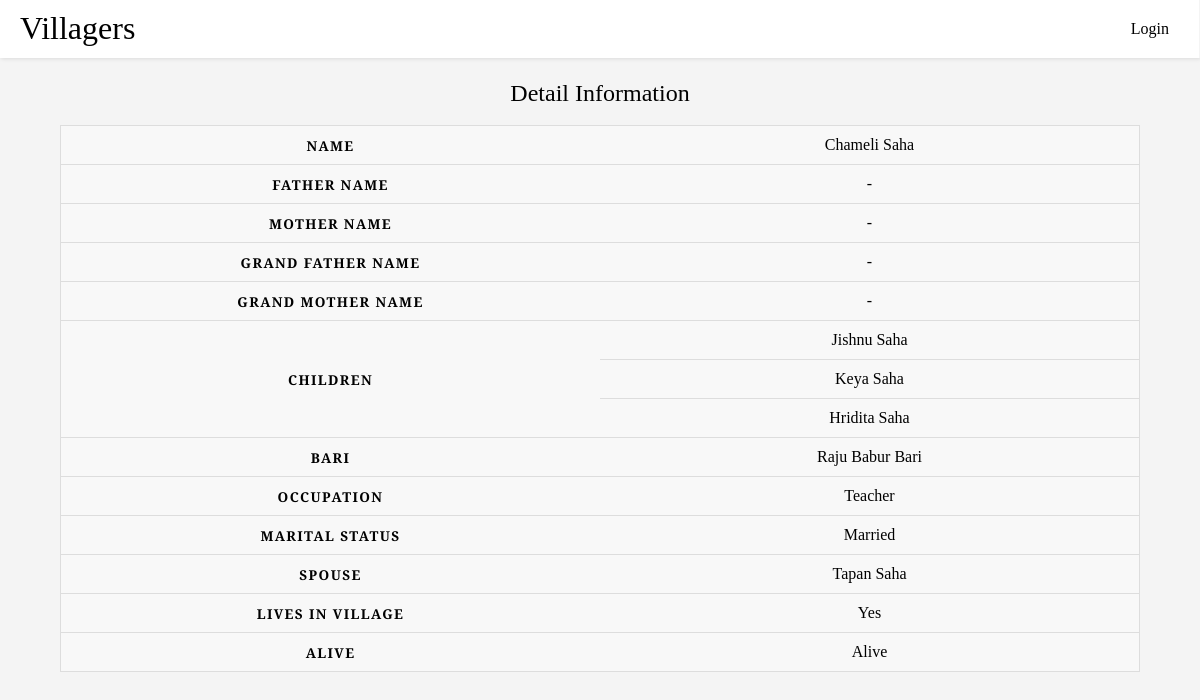
Screenshot of /3/ with the database file from the repository.
### villagers/models.py (models this page shows)
class Villager(models.Model):
    name = models.CharField(max_length=50, blank=False, null=False, help_text="গ্রামের বাইরের লোক যুক্ত করবেন না")
    bari = models.ForeignKey('Bari', on_delete=models.SET_DEFAULT, default=None)
    highest_education = models.CharField(max_length=20, blank=True, null=True)
    highest_education_institute = models.CharField(max_length=100, blank=True, null=True)
    occupation = models.CharField(max_length=100, blank=True, null=True, help_text='পেশা')
    marital_status_option = (
        (None, ''),
        ('Married', 'Married'),
        ('Unmarried', 'Unmarried'),
    )
    marital_status = models.CharField(
        max_length=10,
        choices=marital_status_option,
        blank=False,
        default='',
        help_text='বিবাহিত',
    )
    sex_option = (
        (None, ''),
        ('Male', 'Male'),
        ('Female', 'Female'),
    )
    sex = models.CharField(
        max_length=10,
        choices=sex_option,
        blank=False,
        default='',
        help_text='লিঙ্গ',
    )
    lives_in_villager_option = (
        (None, ''),
        ('Yes', 'Yes'),
        ('No', 'No'),
    )
    lives_in_village = models.CharField(
        max_length=10,
        choices=lives_in_villager_option,
        blank=False,
        default='',
        help_text='বর্তমানে গ্রামে থাকেন?',
    )
    alive_option = (
        (None, ''),
        ('Alive', 'Alive'),
        ('Dead', 'Dead'),
    )
    alive = models.CharField(
        max_length=10,
        choices=alive_option,
        blank=False,
        default='',
        help_text='জীবিত আছেন?',
    )
    father = models.ForeignKey('self', on_delete=models.SET_DEFAULT, default=None, blank=True, null=True, help_text='গ্রামের হলে যুক্ত করুন', related_name='father_name')
    mother = models.ForeignKey('self', on_delete=models.SET_DEFAULT, default=None, blank=True, null=True, help_text='গ্রামের হলে যুক্ত করুন', related_name="mother_name")
    grand_father = models.ForeignKey('self', on_delete=models.SET_DEFAULT, default=None, blank=True, null=True, help_text='গ্রামের হলে যুক্ত করুন', related_name='grand_father_name')
    grand_mother = models.ForeignKey('self', on_delete=models.SET_DEFAULT, default=None, blank=True, null=True, help_text='গ্রামের হলে যুক্ত করুন', related_name="grand_mother_name")
    spouse = models.ForeignKey('self', on_delete=models.SET_DEFAULT, default=None, blank=True, null=True, help_text='গ্রামের হলে যুক্ত করুন')
    def __str__(self):
        return self.name
    def get_absolute_url(self):
        return reverse('villager-details', args=[str(self.id)])

class Bari(models.Model):
    name = models.CharField(max_length=50, null=False)
    def __str__(self):
        return self.name

### villagers/views.py (the view)
# urls.py: path('<int:pk>/', views.detail, name='villager-details')
def detail(request, pk):
    villager = get_object_or_404(Villager, pk=pk)
    if villager.sex == 'Male':
        children = Villager.objects.filter(father=villager)
    else:
        children = Villager.objects.filter(mother=villager)
    context = {
        'villager': villager,
        'children': children,
    }
    return render(request, 'villagers/villager_details.html', context={'context': context})

### villagers/templates/villagers/villager_details.html (shortened to what this page needs)
{% extends 'base_generic.html' %}
{% load static %}
{% block content %}
    <link href="{% static 'villagers/css/villager_details.css' %}" rel="stylesheet">
    <table>
        <caption >Detail Information</caption>
        <tbody>
            <tr>
                <th>name</th>
                <td data-label="NAME">
                    <a href="{{ context.villager.get_absolute_url }}" >{{ context.villager.name }} </a>
                </td>
            </tr>
            <tr>
                <th>Father name</th>
                <td data-label="FATHER name">
                    {% if context.villager.father %}
                        <a href="{{ context.villager.father.get_absolute_url }}" >{{ context.villager.father }}</a>
                    {% else %}
                        -
                    {% endif %}
                </td>
            </tr>
            <tr>
                <th>mother name</th>
                <td data-label="FATHER name">
                    {% if context.villager.mother %}
                        <a href="{{ context.villager.mother.get_absolute_url }}" >{{ context.villager.mother }}</a>
                    {% else %}
                        -
                    {% endif %}
                </td>
            </tr>
            <tr>
                <th>grand Father name</th>
                <td data-label="grand FATHER name">
                    {% if context.villager.grand_father %}
                        <a href="{{ context.villager.grand_father.get_absolute_url }}" >{{ context.villager.grand_father }}</a>
                    {% else %}
                        -
                    {% endif %}
                </td>
            </tr>
            <tr>
                <th>grand mother name</th>
                <td data-label="grand FATHER name">
                    {% if context.villager.grand_mother %}
                        <a href="{{ context.villager.grand_mother.get_absolute_url }}" >{{ context.villager.grand_mother }}</a>
                    {% else %}
                        -
                    {% endif %}
                </td>
            </tr>
            {% if context.children %}
                {% for child in context.children %}
                    {% if forloop.first %}
                        <tr>
                            <th rowspan="{{ context.children | length }}">Children</th>
                            <td data-label="Children">
                                <a href="{{ child.get_absolute_url }}">{{ child.name }}</a>
                            </td>
                        </tr>
                    {% else %}
                        <tr>
                            <td data-label="Children">
                                <a href="{{ child.get_absolute_url }}">{{ child.name }}</a>
                            </td>
                        </tr>
                    {% endif %}
                {% endfor %}
            {% endif %}
            <tr>
                <th>bari</th>
                <td data-label="bari">
                    {% if context.villager.bari %}
                       {{ context.villager.bari }}
                    {% else %}
                        -
                    {% endif %}
                </td>
            </tr>
            <tr>
                <th>occupation</th>
                <td data-label="occupation">
                    {% if context.villager.occupation %}
                       {{ context.villager.occupation }}
                    {% else %}
                        -
                    {% endif %}
                </td>
            </tr>
            <tr>
                <th>marital status</th>
                <td data-label="marital_status">
                    {{ context.villager.marital_status }}
                </td>
            </tr>
            {% if context.villager.spouse %}
            <tr>
                <th>Spouse</th>
                <td data-label="highes education">
                    <a href="{{ context.villager.spouse.get_absolute_url }}">{{ context.villager.spouse }}</a>
                </td>
            </tr>
            {% endif %}
            <tr>
                <th>Lives in Village</th>
                <td data-level="lives in village">
                    {{ context.villager.lives_in_village }}
                </td>
            </tr>
            <tr>
                <th>Alive</th>
                <td data-level="Alive">
                     {{ context.villager.alive }}
                </td>
            </tr>
        </tbody>
    </table>
{% endblock %}

### villagers/static/villagers/css/header.css (style rules this page uses)
body { margin: 0; font-family: 'Droid Serif', serif; background-color: #f4f4f4; }
a { color: #000; }

### villagers/static/villagers/css/villager_details.css (style rules this page uses)
table { border: 1px solid #ccc; border-collapse: collapse; width: 90%; alignment: center; margin-left:auto; margin-right:auto; table-layout: fixed; }
table caption { font-size: 1.5em; margin: .5em 0 .75em; }
table tr { background-color: #f8f8f8; border: 1px solid #ddd; padding: .35em; }
table td { text-transform: capitalize; }
table th, table td { padding: .625em; text-align: center; }
table td a { text-decoration: none; }
table th { font-size: .85em; letter-spacing: .1em; text-transform: uppercase; }

### rows the page displays
Villager: villager.name "Chameli Saha", villager.bari "Raju Babur Bari", villager.occupation "Teacher", villager.marital_status "Married", villager.spouse "Tapan Saha", villager.lives_in_village "Yes", villager.alive "Alive"
Villager: name "Jishnu Saha"
Villager: name "Keya Saha"
Villager: name "Hridita Saha"
